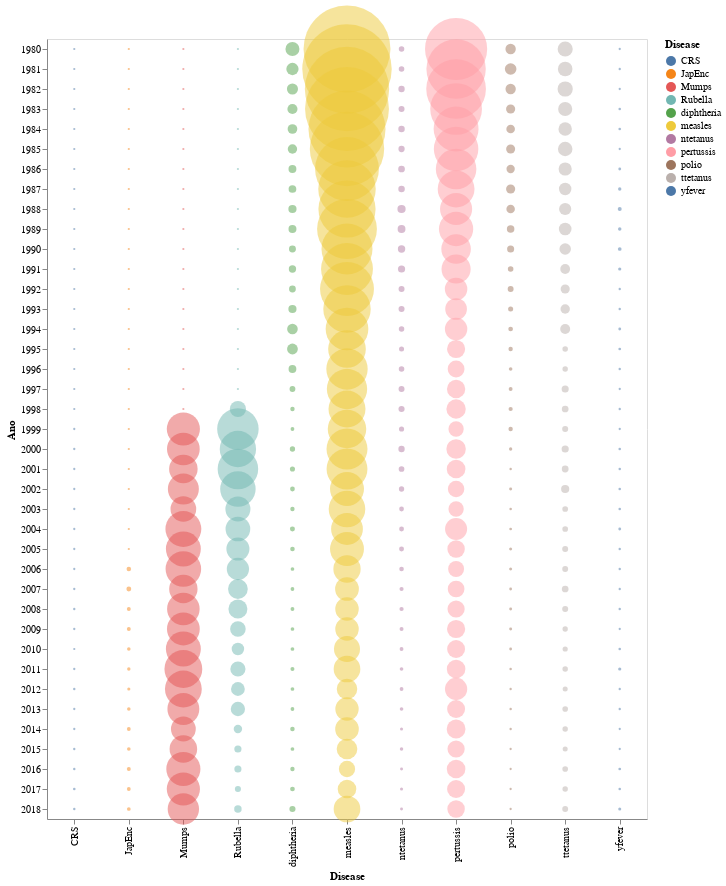

The notebook cell this image was saved under:
### Code cell
alt.Chart(totais_ano).mark_circle().encode(
    x = 'Disease',
    y = 'Ano',
    tooltip=['Disease', 'Qtd', 'Ano'],
    size = alt.Size('Qtd', scale=alt.Scale(range=[5,8000]), legend=None),
    color=alt.Color('Disease')

).configure_mark(opacity=0.5).properties(width=600).interactive()

### Figure 1 — Vega-Lite specification as saved in the notebook (floating-point values rounded to 4 significant figures; data arrays with more than 128 entries replaced by an {"elided": "..."} marker saying what was removed)
{"config": {"view": {"continuousWidth": 400, "continuousHeight": 300}, "mark": {"opacity": 0.5}}, "data": {"name": "data-c98043a5f77e9d9b64d39b7a2f532b17"}, "mark": "circle", "encoding": {"color": {"field": "Disease", "type": "nominal"}, "size": {"field": "Qtd", "legend": null, "scale": {"range": [5, 8000]}, "type": "quantitative"}, "tooltip": [{"field": "Disease", "type": "nominal"}, {"field": "Qtd", "type": "quantitative"}, {"field": "Ano", "type": "nominal"}], "x": {"field": "Disease", "type": "nominal"}, "y": {"field": "Ano", "type": "nominal"}}, "selection": {"selector001": {"type": "interval", "bind": "scales", "encodings": ["x", "y"]}}, "width": 600, "$schema": "https://vega.github.io/schema/vega-lite/v4.17.0.json", "datasets": {"data-c98043a5f77e9d9b64d39b7a2f532b17": {"elided": "429 records"}}}
